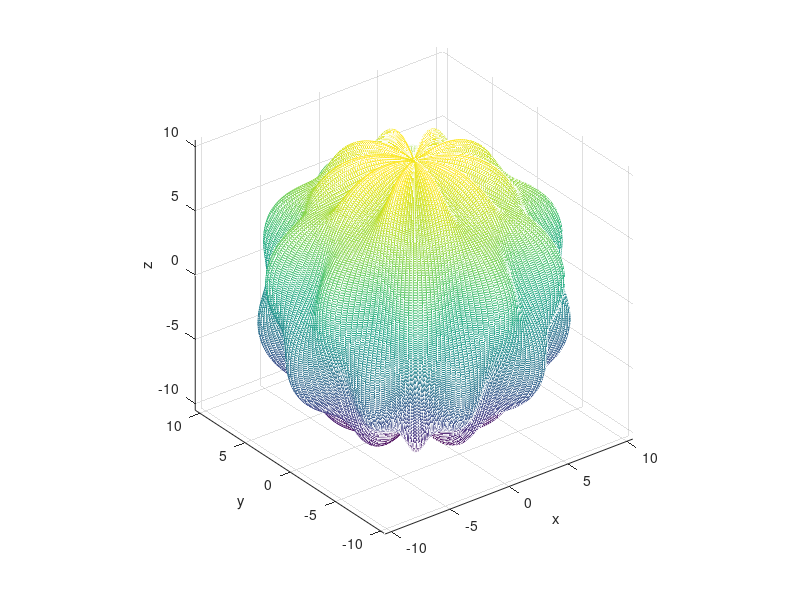

MATLAB code for this plot:
% BUMPYSPHERE Plot a bumpy sphere in Matlab.  See Exercise #422
% in section 2.7

[theta, phi] = meshgrid(0:pi/100:2*pi,0:pi/200:pi);
rho = 10 + cos(10*theta) .* sin(4*phi);
mesh(rho.*sin(phi).*cos(theta), rho.*sin(phi).*sin(theta), rho.*cos(phi))
axis equal
xlabel x, ylabel y, zlabel z
print -dpng bumpysphere.png
